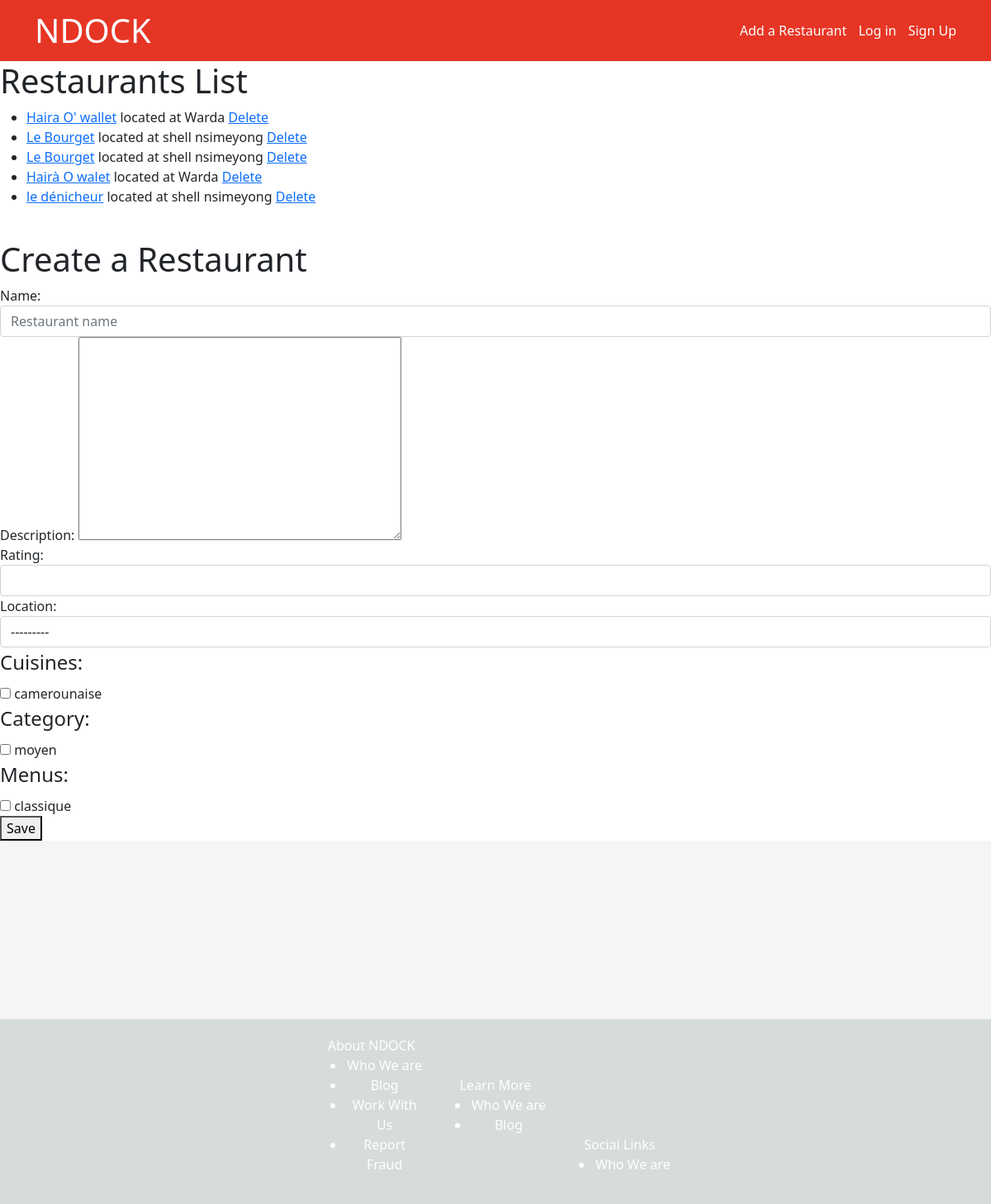
The page / on the database its author committed.
### restaurant/models.py (models this page shows, shortened)
class Restaurant(models.Model):
    name = models.CharField(max_length=255)
    description = models.TextField(blank=True, null=True)
    rating = models.DecimalField(max_digits=3, decimal_places=2)
    location = models.ForeignKey(
        'Location', on_delete=models.CASCADE, related_name='restaurants')
    cuisines = models.ManyToManyField('Cuisine', related_name='restaurants')
    category = models.ManyToManyField(
        "MenuCategory", related_name='restaurants')
    menus = models.ManyToManyField('Menu', related_name='menu_restaurants')
    search_fields = ['name', 'location', 'cuisines', 'menus', 'category']
    def average_rating(self):
        ratings = self.rating
        if ratings:
            return round(ratings, 2)
        return None
    """ When having ratings from users

        def get_average_rating(self):
            # Calculate and return the average rating for the restaurant
        ratings = self.reviews.values_list('rating', flat=True)
        if ratings:
            average_rating = sum(ratings) / len(ratings)
            return round(average_rating, 2)
        return None
    """

class Location(models.Model):
    name = models.CharField(max_length=255)
    lattide = models.CharField(max_length=255, blank=True, null=True)
    longitude = models.CharField(max_length=255, blank=True, null=True)
    def __str__(self):
        return f"{self.name}"

class Cuisine(models.Model):
    name = models.CharField(max_length=255)
    origin = models.CharField(max_length=255, blank=True, null=True)
    description = models.TextField(blank=True, null=True)
    def __str__(self):
        return f"{self.name}"

class MenuCategory(models.Model):
    name = models.CharField(max_length=255)
    description = models.TextField()
    def __str__(self):
        return f"{self.name}"

class Menu(models.Model):
    name = models.CharField(max_length=255)
    foods = models.ManyToManyField(Food, related_name='menus')
    categories = models.ManyToManyField('MenuCategory', related_name='menus')
    def __str__(self):
        return f"{self.name}"

### restaurant/views.py (the view, shortened to what this page needs)
# urls.py: path('', views.restaurant_list, name='restaurant_list'),
def restaurant_list(request):
    context = {}
    restaurants = Restaurant.objects.all()
    context['restaurants'] = restaurants
    form = RestaurantForm()
    context['form'] = form
    return render(request, 'restaurant/restaurant_list.html', context)

### restaurant/forms.py
class RestaurantForm(forms.ModelForm):
    class Meta:
        model = Restaurant
        fields = '__all__'
        widgets = {
            'name': forms.TextInput(attrs={'class': 'form-control', 'placeholder': 'Restaurant name'}),
            'description': forms.Textarea(),
            'rating': forms.NumberInput(attrs={'class': 'form-control'}),
            'location': forms.Select(attrs={'class': 'form-control'}),
            'cuisines': forms.CheckboxSelectMultiple(),
            'category': forms.CheckboxSelectMultiple(),
            'menus': forms.CheckboxSelectMultiple(),
        }

### templates/restaurant/restaurant_list.html (shortened to what this page needs)
{% extends "restaurant/base.html" %}
{% load static %}
    {% block content %}
    <h1>Restaurants List</h1>
    <ul>
      {% for restaurant in restaurants %}
      <li> <a href="{% url 'restaurant:restaurant_details' restaurant.pk %}">{{ restaurant.name }}</a>   located at  {{ restaurant.location }}   <a href="{% url 'restaurant:restaurant_delete' restaurant.pk %}">Delete</a>  </li>
      {% endfor %}
    </ul>
    <br/>
    <h1>Create a Restaurant</h1>
    <form method="post">
        {{ form }}
        <button type="submit">Save</button>
    </form>
    {% endblock content %}

### static/css/style.css (style rules this page uses)
html, body { margin: 0; padding: 0; }

### rows shown on the page
Restaurant: name "Haira O' wallet", location "Warda"
Restaurant: name "Le Bourget", location "shell nsimeyong"
Restaurant: name "Le Bourget", location "shell nsimeyong"
Restaurant: name "Hairà O walet", location "Warda"
Restaurant: name "le dénicheur", location "shell nsimeyong"
